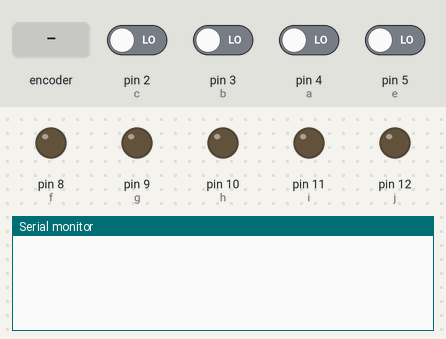
The sketch below on a simulated Arduino Uno, built with avr-gcc and run on an emulated ATmega328P. Shown: output pins drawn as LEDs (lit = HIGH), the last lines printed to the serial monitor. Inputs (shaded band) come from the test bench; at power-on: pin 2 (c), pin 3 (b), pin 4 (a), pin 5 (e) LOW.

Above: at 1.2 s.
1.3 s: rotary encoder on pin 4 (a) / pin 3 (b) turned 1 step (first pin leading)
At 2.2 s:
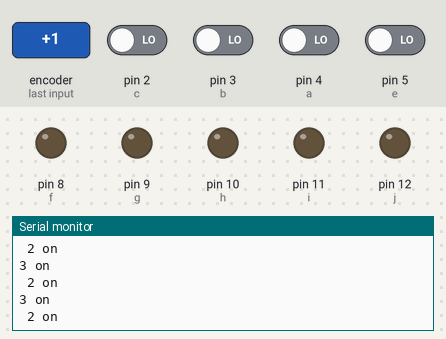
3.0 s: pin 2 (c) driven HIGH
6.0 s: pin 5 (e) driven HIGH
At 6.5 s:
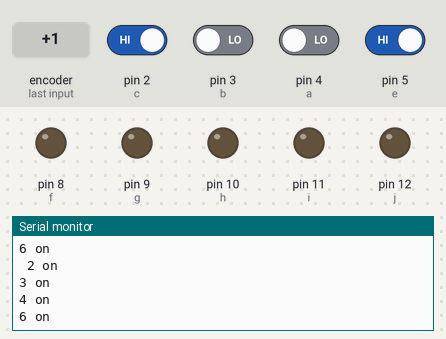
9.0 s: rotary encoder on pin 4 (a) / pin 3 (b) turned 3 steps (first pin leading)
Timing chart, 0 to 12.0 s (numbered marks = the images above; inputs shaded):
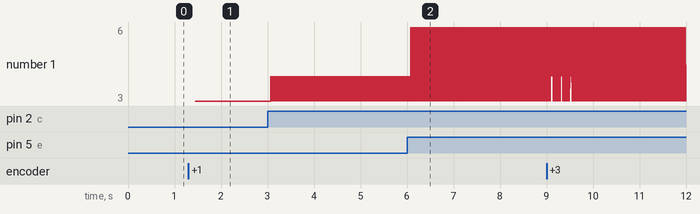

Measured:
- after the input at 1.3 s, the serial monitor: prints a new line after 0.05 s (image 1)
- after the input at 6.0 s, the serial monitor: prints a new line after 0.08 s (image 2)
- plotted number 1: 3 → 4 after the input at 3.0 s, 4 → 6 after the input at 6.0 s

The sketch:

input_reader.ino
```cpp
#define a 4
#define b 3
#define c 2
#define d 1
#define e 5
#define f 8
#define g 9
#define h 10
#define i 11
#define j 12
void setup() {
  pinMode (a, INPUT);
  pinMode (b, INPUT);
  pinMode (c, INPUT);
  pinMode (d, INPUT);
  pinMode (e, INPUT);
   pinMode (f, OUTPUT);
    pinMode (g, OUTPUT);
     pinMode (h, OUTPUT);
      pinMode (i, OUTPUT);
       pinMode (j, OUTPUT);
  Serial.begin(9600);
}

void loop() {
  if (digitalRead(a)==1)
  {
    digitalWrite(f, LOW);
   Serial.println(" 2 on");
  }
if (digitalRead(b)==1)
{
  digitalWrite(g, LOW);
 Serial.println("3 on");
}
if (digitalRead(c)==1)
{
  digitalWrite(h, LOW);
 Serial.println("4 on");
}
if (digitalRead(d)==1)
{
  digitalWrite(i, LOW);
 Serial.println("5 on");
}
if (digitalRead(e)==1)
{
  digitalWrite(j, LOW);
 Serial.println("6 on");
}
}
```
